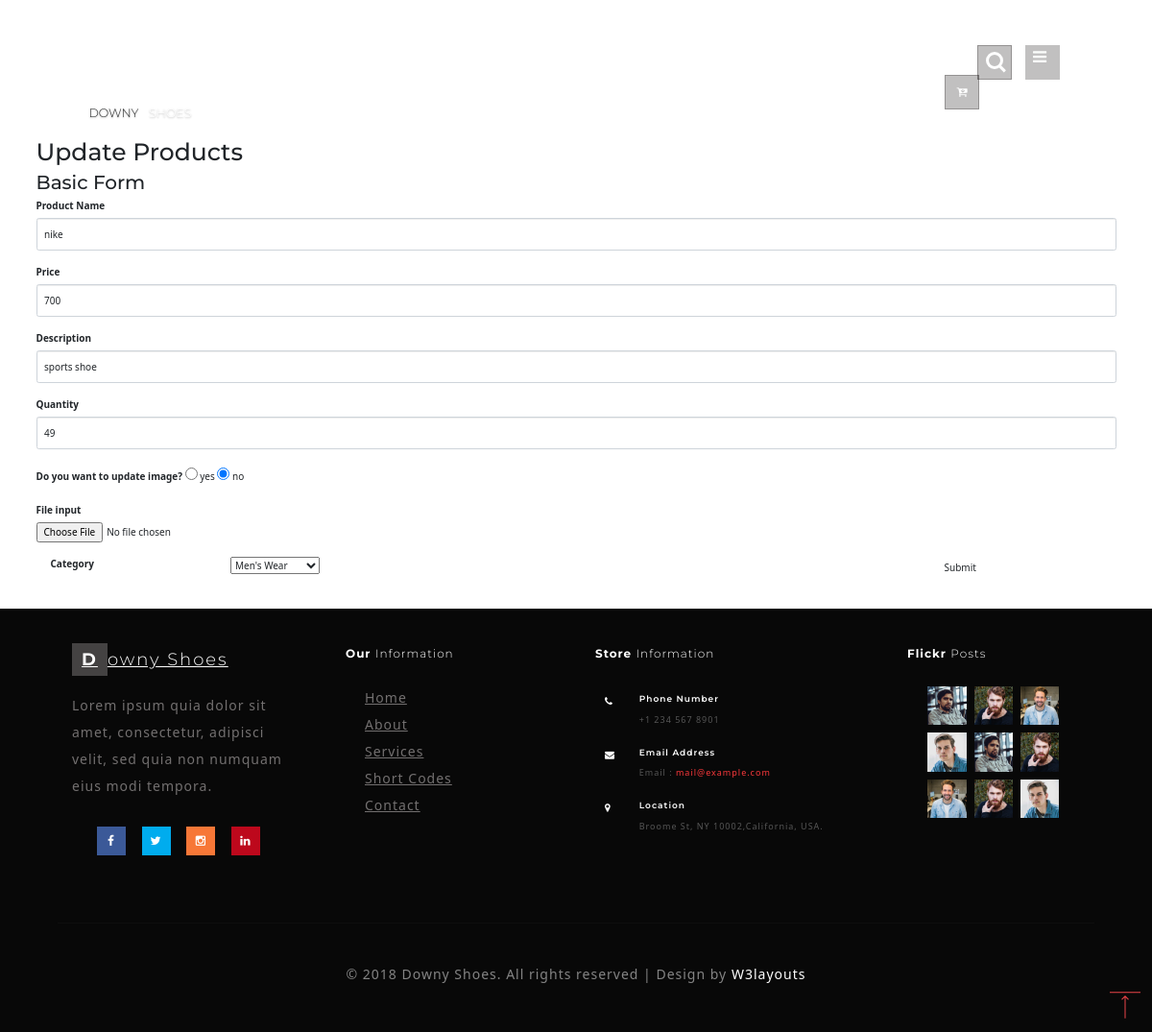
/prdupdate/?regid=1, run on the app's committed database.
### app/models.py (models this page shows)
class product_tb(models.Model):
	productname=models.CharField(max_length=255)
	oldprice=models.CharField(max_length=255)
	newprice=models.CharField(max_length=255)
	desc=models.CharField(max_length=255)
	image=models.ImageField(upload_to="product/")
	catagory=models.CharField(max_length=255)
	qty=models.CharField(max_length=255)

### app/views.py (the view)
# urls.py: path('prdupdate/',views.prdupdate),
def prdupdate(request):
	if request.method=='POST':
		name=request.POST['name']
		price=request.POST['price']
		desc=request.POST['desc']
		qty=request.POST['qty']
		category=request.POST['category']
		regid=request.GET['regid']
		checkbox=request.POST["imgup"]
		if checkbox == "yes":
			image=request.FILES["image"]
			oldrec=product_tb.objects.filter(id=regid)
			updrec=product_tb.objects.get(id=regid)
			for x in oldrec:
				imageurl=x.image.url
				pathtoimage=os.path.dirname(os.path.dirname(os.path.abspath(__file__)))+imageurl
				if os.path.exists(pathtoimage):
					os.remove(pathtoimage)
					print('Successfully deleted')
					updrec.image=image
					updrec.save()
					print("-----------------")
		user=product_tb.objects.filter(id=regid).update(productname=name,newprice=price,desc=desc,qty=qty,catagory=category)
		return redirect('/product_table/')
	else:
		regid=request.GET['regid']
		data=product_tb.objects.filter(id=regid)
		return render(request,'prdupdate.html',{'data':data})

### templates/prdupdate.html (shortened to what this page needs)
<!DOCTYPE html>
<html lang="zxx">
<head>
	<link href="/static/css/bootstrap.css" rel="stylesheet" type="text/css" media="all" />
	<link rel="stylesheet" href="/static/css/shop.css" type="text/css" media="screen" property="" />
	<link href="/static/css/style7.css" rel="stylesheet" type="text/css" media="all" />
	<link href="/static/css/style.css" rel="stylesheet" type="text/css" media="all" />
	<link href="/static/css/font-awesome.css" rel="stylesheet">
    <link href="https://cdn.jsdelivr.net/npm/bootstrap@5.0.2/dist/css/bootstrap.min.css" rel="stylesheet">
</head>
<body>
	<div class="banner_top" id="home">
		<div class="wrapper_top_w3layouts">
			<div class="header_agileits">
				<div class="logo">
					<h1><a class="navbar-brand" href="/"><span>Downy</span> <i>Shoes</i></a></h1>
				</div>
				<div class="mobile-nav-button">
					<button id="trigger-overlay" type="button"><i class="fa fa-bars" aria-hidden="true"></i></button>
				</div>
				<div class="top_nav_right">
					<div class="shoecart shoecart2 cart cart box_1">
						<form action="#" method="post" class="last">
							<button class="top_shoe_cart" type="submit" name="submit" value=""><i class="fa fa-cart-arrow-down" aria-hidden="true"></i></button>
						</form>
					</div>
				</div>
				<div class="search_w3ls_agileinfo">
					<div class="cd-main-header">
						<ul class="cd-header-buttons">
							<li><a class="cd-search-trigger" href="#cd-search"> <span></span></a></li>
						</ul>
					</div>
				</div>
<section class="m-5">
    <div class="container mt-5" >
                <h1 style="margin-top: 10%;">Update Products</h1>
                <div class="grid-form">
                    <div class="grid-form1">
                    <h2 id="forms-example" class="">Basic Form</h2>
                   {% for x in data %}
                    <form action="/prdupdate/?regid={{x.id}}" enctype="multipart/form-data" method="post">
             <div class="form-group">
               <label for="exampleInputEmail1">Product Name</label>
               <input type="text" class="form-control" id="exampleInputEmail1" value="{{x.productname}}" placeholder="Product name" name="name">
             </div>
             <div class="form-group">
               <label for="exampleInputPassword1">Price</label>
               <input type="text" class="form-control" id="exampleInputPassword1" value="{{x.newprice}}" placeholder="Price" name="price">
             </div>
             <div class="form-group">
               <label for="exampleInputEmail1">Description</label>
               <input type="text" class="form-control" id="exampleInputEmail1" value="{{x.desc}}" placeholder="Description" name="desc">
             </div>
             <div class="form-group">
                <label for="exampleInputEmail1">Quantity</label>
                <input type="text" class="form-control" id="exampleInputEmail1" value="{{x.qty}}" placeholder="Quantity" name="qty">
              </div>
              <div class="form-group">
                <label for="exampleInput">Do you want to update image?</label>
                <input type="radio"  name="imgup" onchange="hide()" id="imgup" value="yes"> yes
                <input type="radio"  name="imgup" onchange="hide()"  value="no" checked> no
            </div>
             <div class="form-group">
               <label for="exampleInputFile">File input</label>
               <input type="File" id="File" name="image" value="{{x.image.url}}">
             </div>
             <div class="form-group">
                   <label for="selector1" class="col-sm-2 control-label">Category</label>
                   <div class="col-sm-8"><select name="category" id="selector1" value="{{x.category}}" class="form-control1">
                       <option>Men's Wear</option>
                   </select></div>
            </div>
              <button type="submit" class="btn btn-default">Submit</button>
           </form>
           {% endfor %}
           </div>
</div>
</section>
	<div class="footer_agileinfo_w3">
		<div class="footer_inner_info_w3ls_agileits">
			<div class="col-md-3 footer-left">
				<h2><a href="/"><span>D</span>owny Shoes </a></h2>
				<p>Lorem ipsum quia dolor sit amet, consectetur, adipisci velit, sed quia non numquam eius modi tempora.</p>
				<ul class="social-nav model-3d-0 footer-social social two">
					<li>
						<a href="#" class="facebook">
							<div class="front"><i class="fa fa-facebook" aria-hidden="true"></i></div>
						</a>
					</li>
					<li>
						<a href="#" class="twitter">
							<div class="front"><i class="fa fa-twitter" aria-hidden="true"></i></div>
						</a>
					</li>
					<li>
						<a href="#" class="instagram">
							<div class="front"><i class="fa fa-instagram" aria-hidden="true"></i></div>
						</a>
					</li>
					<li>
						<a href="#" class="pinterest">
							<div class="front"><i class="fa fa-linkedin" aria-hidden="true"></i></div>
						</a>
					</li>
				</ul>
			</div>
			<div class="col-md-9 footer-right">
				<div class="sign-grds">
					<div class="col-md-4 sign-gd">
						<h4>Our <span>Information</span> </h4>
						<ul>
							<li><a href="/">Home</a></li>
							<li><a href="about.html">About</a></li>
							<li><a href="404.html">Services</a></li>
							<li><a href="404.html">Short Codes</a></li>
							<li><a href="contact.html">Contact</a></li>
						</ul>
					</div>
					<div class="col-md-5 sign-gd-two">
						<h4>Store <span>Information</span></h4>
						<div class="address">
							<div class="address-grid">
								<div class="address-left">
									<i class="fa fa-phone" aria-hidden="true"></i>
								</div>
								<div class="address-right">
									<h6>Phone Number</h6>
									<p>+1 234 567 8901</p>
								</div>
								<div class="clearfix"> </div>
							</div>
							<div class="address-grid">
								<div class="address-left">
									<i class="fa fa-envelope" aria-hidden="true"></i>
								</div>
								<div class="address-right">
									<h6>Email Address</h6>
									<p>Email :<a href="mailto:example@email.com"> mail@example.com</a></p>
								</div>
								<div class="clearfix"> </div>
							</div>
							<div class="address-grid">
								<div class="address-left">
									<i class="fa fa-map-marker" aria-hidden="true"></i>
								</div>
								<div class="address-right">
									<h6>Location</h6>
									<p>Broome St, NY 10002,California, USA.
									</p>
								</div>
								<div class="clearfix"> </div>
							</div>
						</div>
					</div>
					<div class="col-md-3 sign-gd flickr-post">
						<h4>Flickr <span>Posts</span></h4>
						<ul>
							<li><a href="single.html"><img src="/static/images/t1.jpg" alt=" " class="img-responsive" /></a></li>
							<li><a href="single.html"><img src="/static/images/t2.jpg" alt=" " class="img-responsive" /></a></li>
							<li><a href="single.html"><img src="/static/images/t3.jpg" alt=" " class="img-responsive" /></a></li>
							<li><a href="single.html"><img src="/static/images/t4.jpg" alt=" " class="img-responsive" /></a></li>
							<li><a href="single.html"><img src="/static/images/t1.jpg" alt=" " class="img-responsive" /></a></li>
							<li><a href="single.html"><img src="/static/images/t2.jpg" alt=" " class="img-responsive" /></a></li>
							<li><a href="single.html"><img src="/static/images/t3.jpg" alt=" " class="img-responsive" /></a></li>
							<li><a href="single.html"><img src="/static/images/t2.jpg" alt=" " class="img-responsive" /></a></li>
							<li><a href="single.html"><img src="/static/images/t4.jpg" alt=" " class="img-responsive" /></a></li>
						</ul>
					</div>
				</div>
			</div>
			<div class="clearfix"></div>
			<p class="copy-right-w3ls-agileits">&copy 2018 Downy Shoes. All rights reserved | Design by <a href="http://w3layouts.com/">W3layouts</a></p>
		</div>
	</div>
	</div>
    <a href="#home" id="toTop" class="scroll" style="display: block;"> </a>
</body>
</html>

### static/css/shop.css (style rules this page uses)
.btn-default { border-color: #D1E0EE; }
.btn { display: inline-block; }

### static/css/style7.css (style rules this page uses)
button#trigger-overlay { outline: none; border: none; background: none; text-align: center; color: #fbfdfb; font-size: 1.65em; padding: 0 8px; }
html, body { overflow-x: hidden; }
.container::after { content: ''; opacity: 0; visibility: hidden; position: absolute; top: 0; left: 0; width: 100%; height: 100%; background:#fff; -webkit-transition: opacity 0.5s, visibility 0s 0.5s; transition: opacity 0.5s, visibility 0s 0.5s; }

### data on the page
product_tb: name "nike", price "700", desc "sports shoe", qty "49"
